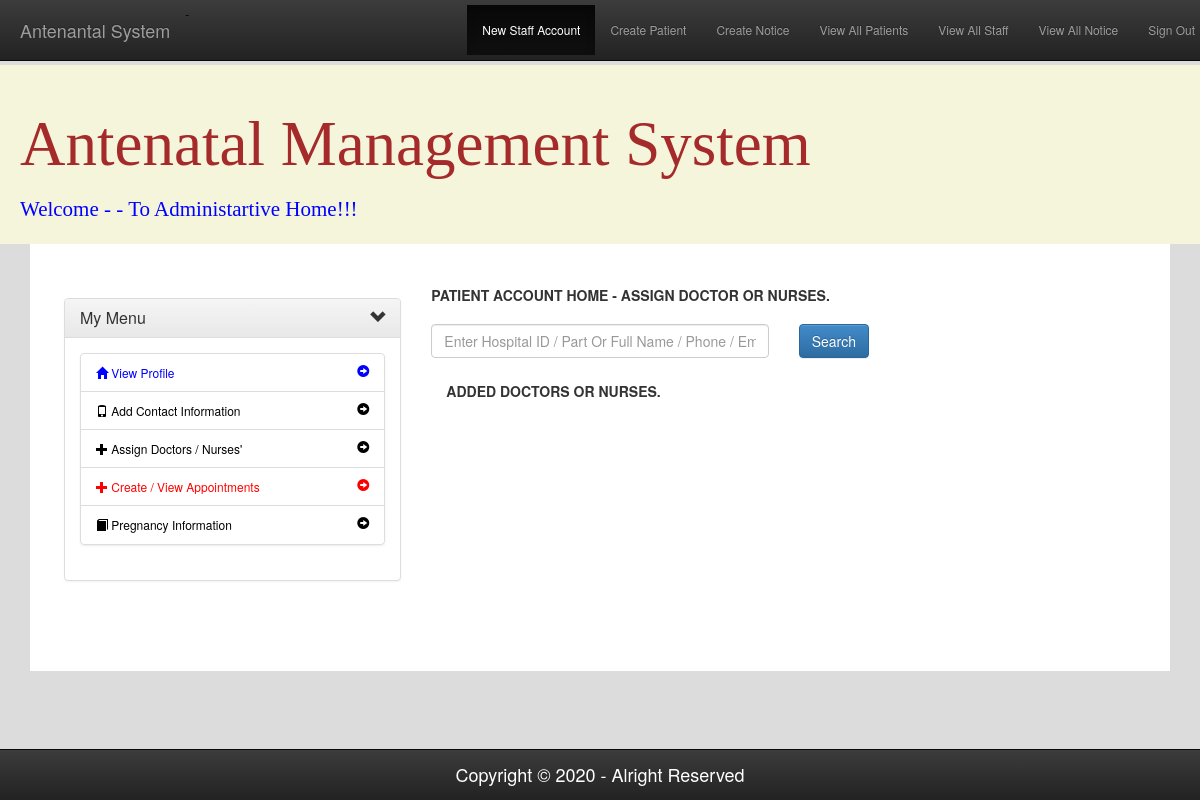
The app's page /assignDoctorNurse.php?hospitalid=ABUTH42639249, older data.
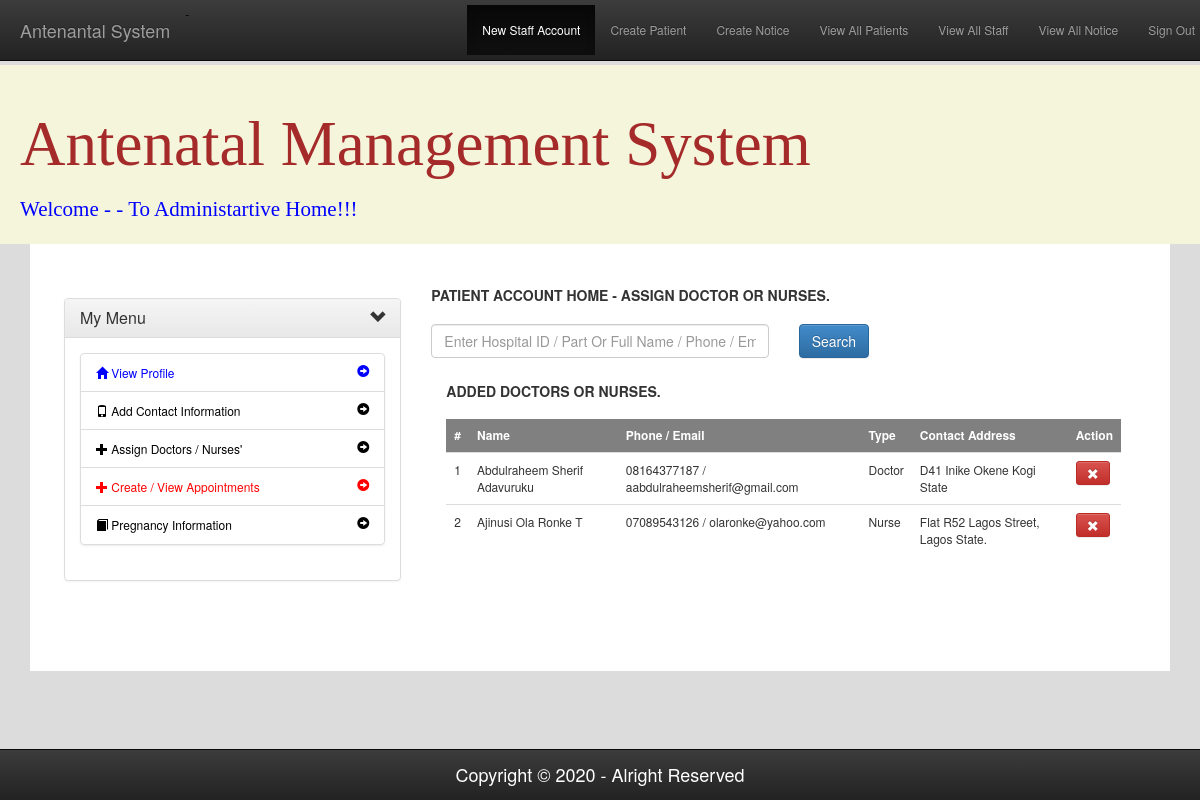
The same page, newer data.
### tables this page shows
CREATE TABLE `userdoctorinfo` (
  `HID` varchar(100) NOT NULL,
  `id` int(11) NOT NULL,
  `docid` varchar(100) NOT NULL
);

CREATE TABLE `hospitaldocsinfo` (
  `id` int(11) NOT NULL,
  `docId` varchar(100) NOT NULL,
  `doctype` varchar(100) NOT NULL,
  `docname` varchar(255) NOT NULL,
  `phone` varchar(100) NOT NULL,
  `email` varchar(200) NOT NULL,
  `contactAdd` text NOT NULL,
  `active` int(5) NOT NULL,
  `dateReg` datetime NOT NULL,
  `gender` varchar(10) NOT NULL
);

### assignDoctorNurse.php (the view, shortened to what this page needs)
<?php
    require_once 'connection.php';
    $notice_msg=$hospitalId = $appid ="";
    if (!isset($_GET['hospitalid']) || $_GET['hospitalid'] == ""){
        if($_SERVER['REQUEST_METHOD'] != "POST"){
            header("location: ?out=out");
        }
    }else{
        $hospitalId = $_GET['hospitalid'];
    }
    $txtSearch = "";
?>
<!DOCTYPE HTML PUBLIC "-//W3C//DTD HTML 4.01 Transitional//EN" "http://www.w3.org/TR/html4/loose.dtd">
<html lang="en">
<?php include 'header.php'?>
    <link rel="stylesheet" type="text/css" href="css/content.css">
    <body>
    <?php require_once 'adminTopNav.php'?>
        <div class="container">
            <div class="login">
                <div class="content">
                    <div class="row">
                        <div class="col-xs-12 col-md-4">
                            <?php require_once 'nav_left_staff.php'?>
                        </div>
                        <div class="col-xs-12 col-md-8">
                            <h5 style="margin-bottom:20px;font-weight:bolder">PATIENT ACCOUNT HOME - ASSIGN DOCTOR OR NURSES.</h5>
                            <form role="form" class="form-horizontal" action="" enctype="multipart/form-data" method="POST">
                                <div class="form-group">
                                    <div class="col-xs-6">
                                            <input type="text" value="<?php echo $txtSearch ?>" name="txtSearch" placeholder="Enter Hospital ID / Part Or Full Name / Phone / Email To Search" class="form-control">
                                    </div>
                                    <div class="col-xs-2">
                                        <input class="btn btn-primary"   name="search" type="submit" Value="Search"></input>
                                    </div>
                                </div>
                            </form>
                            <div class="col-xs-12">
                            </div>
                            <div class="col-xs-12">
                                <h5 style="margin-bottom:20px;font-weight:bolder">ADDED DOCTORS OR NURSES.</h5>
                                <?php
                                        $stmt_in = $conn->prepare("SELECT *, userdoctorinfo.id as recId FROM userdoctorinfo INNER JOIN hospitaldocsinfo
                                        ON userdoctorinfo.docid = hospitaldocsinfo.docId where userdoctorinfo.HID = ? ORDER BY userdoctorinfo.id DESC ");
                                        $stmt_in->execute(array($hospitalId));
                                        $affected_rows_in = $stmt_in->rowCount();
                                        if($affected_rows_in >= 1)
                                        {
                                ?>
                                <table class="table table-responsive table-stripped">
                                    <thead style="background-color:grey; color:white">
                                        <tr >
                                            <td>#</td>
                                            <td>Name</td>
                                            <td>Phone / Email</td>
                                            <td>Type</td>
                                            <td>Contact Address</td>
                                            <td>Action</td>
                                        </tr>
                                    </thead>
                                    <tbody>
                                    <?php
                                        $r=0;
                                        while($row_two_in = $stmt_in->fetch(PDO::FETCH_ASSOC))
                                        {
                                        $r+=1;
                                        echo '
                                        <tr>
                                                <td>'.$r.'</td>
                                                <td>'.$row_two_in['docname'].'</td>
                                                <td>'.$row_two_in['phone'].' / '.$row_two_in['email'].'</td>
                                                <td>'.$row_two_in['doctype'].'</td>
                                                <td>'.$row_two_in['contactAdd'].'</td>
                                                <td><a class="btn btn-danger btn-sm"  href="?delete=delete&docid='.$row_two_in['recId'].'&hospitalid='.$hospitalId.'" ><i class="glyphicon glyphicon-remove"></i></td>
                                            </tr>
                                        ';
                                        }
                                    }
                                ?>
                                    </tbody>
                                </table>
                            </div>
                        </div>
                    </div>
                </div>
            </div>
            <?php require_once 'footer.php'?>
        </div>
    </body>
</html>

### header.php (shortened to what this page needs)
<head>
    <link rel="stylesheet" type="text/css" href="css/bootstrap.css">
    <link rel="stylesheet" type="text/css" href="css/bootstrap-theme.css" >
</head>

### adminTopNav.php (shortened to what this page needs)
<nav role="navigation"  class="navbar  navbar-fixed-top navbar-inverse">
            <div class="navbar-header">
                <a href="?out=out" class="navbar-brand" >Antenantal System </a>  - <span></span>
            </div>
            <div id="navbarCollapse" class="collapse navbar-collapse" style="color:yellow;">
                <ul class="nav navbar-nav navbar-right">
                        <li class="active"><a href="adminNewDoctor.php">New Staff Account</a></li>
                        <li><a href="adminNewPatient.php">Create Patient</a></li>
                        <li><a href="adminNewNotice.php">Create Notice</a></li>
                        <li><a href="adminHome.php">View All Patients</a></li>
                        <li><a href="adminListStaff.php">View All Staff</a></li>
                        <li><a href="adminViewNotice.php">View All Notice</a></li>
                        <li><a href="?out=out">Sign Out</a></li>
                </ul>
            </div>
        </nav>
        <div style="font-family:due;color:brown;padding-bottom:5px;padding-top:5px;margin-bottom:0px; background-color:beige" class="jumbotron">
            <h1 style="font-family:due;color:brown;padding:20px;padding-bottom:5px">Antenatal Management System </h1>
            <p style="font-family:due;color:blue;padding-left:20px">Welcome - <?php echo $_SESSION['logName'];?> - To Administartive Home!!! </p>
        </div>

### nav_left_staff.php
<div id="accordion" class="panel-group" style="margin-top:20px;">
	<div class="panel panel-default">
		<div class="panel-heading">
			<h4 class="panel-title ">
				<a data-toggle="collapse" data-parent="#accordion" href="#collapseOne"> My Menu </a>
				<a data-toggle="collapse" data-parent="#accordion" href="#collapseOne" class="glyphicon glyphicon-chevron-down pull-right"></a>
			</h4>
		</div>
		<div id="collapseOne" class="panel-collapse collapse in">
			<div class="panel-body">
				<div class="list-group">
					<a style="color:blue;" class="list-group-item" href="useraccountprofile.php?hospitalid=<?php echo $hospitalId;?>" >
						<span class="glyphicon glyphicon-home"></span> View Profile <span class="glyphicon glyphicon-circle-arrow-right pull-right"></span>
					</a>
					<a style="color:black;" class="list-group-item" href="addContactInfo.php?hospitalid=<?php echo $hospitalId;?>" >
						<span class="glyphicon glyphicon-phone"></span> Add Contact Information <span class="glyphicon glyphicon-circle-arrow-right pull-right"></span>
					</a>
					<a style="color:black;" class="list-group-item"  href="assignDoctorNurse.php?hospitalid=<?php echo $hospitalId;?>">
						<span class="glyphicon glyphicon-plus"></span> Assign Doctors / Nurses' <span class="glyphicon glyphicon-circle-arrow-right pull-right"></span>
					</a>
					<a style="color:red;" class="list-group-item" href="createOrViewAppointments.php?hospitalid=<?php echo $hospitalId;?>" >
						<span class="glyphicon glyphicon-plus"></span> Create / View Appointments <span style="color:red"></span><span class="glyphicon glyphicon-circle-arrow-right pull-right"></span>
					</a>
					<a style="color:black;" class="list-group-item" href="pregnancyInformation.php?hospitalid=<?php echo $hospitalId;?>">
						<span class="glyphicon glyphicon-book"></span> Pregnancy Information <span class="glyphicon glyphicon-circle-arrow-right pull-right"></span>
					</a>
				</div>
			</div>
		</div>
	</div>
</div>

### footer.php (shortened to what this page needs)
<nav role="navigation"  class="navbar  navbar-fixed-bottom navbar-inverse">
                <h4 style="text-align: center;color:white">Copyright &copy; 2020 - Alright Reserved</h4>
        </nav>

### css/content.css (style rules this page uses)
body { background-color:gainsboro; font-size: 12px; padding-top: 65px; padding-bottom: 65px; }
nav { padding: 5px 5px; background-color: cornflowerblue; color: black; }
nav ul li a { color: black; }
.container { background-color: white; padding: 2% 2% 5% 2%; margin-top: 0%; width: 95%; }
.content { background-color: white; padding: 10px; }
table thead { font-weight: bold; }

Row changes from the older to the newer data that the page shows:
added userdoctorinfo: hospitaldocsinfo.docname "Abdulraheem Sherif Adavuruku", hospitaldocsinfo.phone "08164377187", hospitaldocsinfo.email "aabdulraheemsherif@gmail.com", hospitaldocsinfo.doctype "Doctor", hospitaldocsinfo.contactAdd "D41 Inike Okene Kogi State"
added userdoctorinfo: hospitaldocsinfo.docname "Ajinusi Ola Ronke T", hospitaldocsinfo.phone "07089543126", hospitaldocsinfo.email "olaronke@yahoo.com", hospitaldocsinfo.doctype "Nurse", hospitaldocsinfo.contactAdd "Flat R52 Lagos Street, Lagos State."
Text that changed along with them:
text now shown: "# Name Phone / Email Type Contact Address Action"
